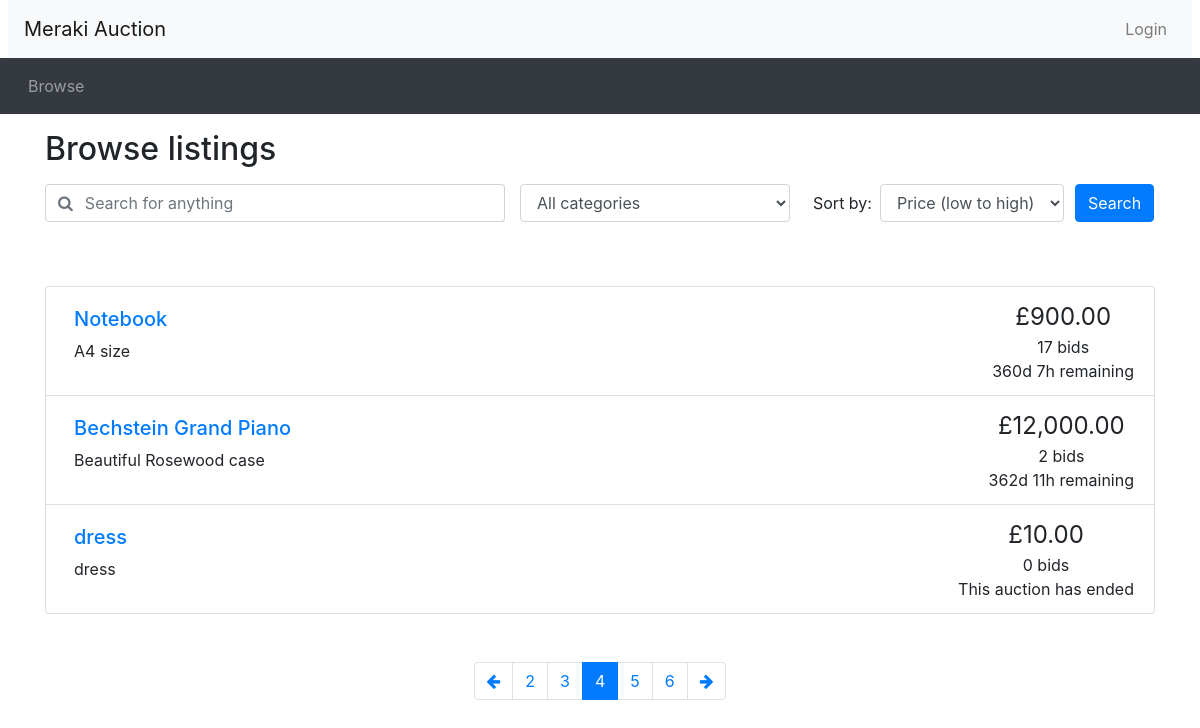
Screenshot of /browse.php?page=4 with the database file from the repository.
### tables this page shows
CREATE TABLE `items` (
  `item_id` smallint(5) UNSIGNED NOT NULL,
  `seller_username` varchar(20) NOT NULL,
  `category` enum('Fashion','Electronic','Travel','Education','Food','Transport','Sport','Music','Other') NOT NULL,
  `create_datetime` datetime NOT NULL,
  `item_name` varchar(30) NOT NULL,
  `description` text NOT NULL,
  `reserve_price` decimal(8,2) UNSIGNED NOT NULL DEFAULT '0.00',
  `opening_price` decimal(8,2) UNSIGNED NOT NULL,
  `end_datetime` datetime NOT NULL,
  `email_status` enum('0','1') NOT NULL DEFAULT '0' COMMENT '''0'' -> unsent, ''1'' -> sent.'
);

### utilities.php (the view, shortened to what this page needs)
<?php
function display_time_remaining($interval) {
    if ($interval->days == 0 && $interval->h == 0) {
      $time_remaining = $interval->format('%im %Ss');
    }
    else if ($interval->days == 0) {
      $time_remaining = $interval->format('%hh %im');
    }
    else {
      $time_remaining = $interval->format('%ad %hh');
    }
  return $time_remaining;
}
function print_listing_li($item_id, $title, $desc, $price, $num_bids, $end_time)
{
  if (strlen($desc) > 250) {
    $desc_shortened = substr($desc, 0, 250) . '...';
  }
  else {
    $desc_shortened = $desc;
  }
  if ($num_bids == 1) {
    $bid = ' bid';
  }
  else {
    $bid = ' bids';
  }
  $now = new DateTime();
  if ($now > $end_time) {
    $time_remaining = 'This auction has ended';
  }
  else {
    $time_to_end = date_diff($now, $end_time);
    $time_remaining = display_time_remaining($time_to_end) . ' remaining';
  }
  echo('
    <li class="list-group-item d-flex justify-content-between">
    <div class="p-2 mr-5"><h5><a href="listing.php?item_id=' . $item_id . '">' . $title . '</a></h5>' . $desc_shortened . '</div>
    <div class="text-center text-nowrap"><span style="font-size: 1.5em">£' . number_format($price, 2) . '</span><br/>' . $num_bids . $bid . '<br/>' . $time_remaining . '</div>
  </li>'
  );
}
?>

### browse.php (shortened to what this page needs)
<?php include_once("header.php")?>
<?php require("utilities.php")?>
<?php include_once("dbconnect.php")?>
<div class="container">
<h2 class="my-3">Browse listings</h2>
<div id="searchSpecs">
<form method="get" action="browse.php">
  <div class="row">
    <div class="col-md-5 pr-0">
      <div class="form-group">
	    <div class="input-group">
          <div class="input-group-prepend">
            <span class="input-group-text bg-transparent pr-0 text-muted">
              <i class="fa fa-search"></i>
            </span>
          </div>
          <input type="text" class="form-control border-left-0" id="keyword" name="keyword" placeholder="Search for anything">
        </div>
      </div>
    </div>
    <div class="col-md-3 pr-0">
      <div class="form-group">
        <select class="form-control" id="cat" name="cat">
          <option selected value="everything">All categories</option>
        </select>
      </div>
    </div>
    <div class="col-md-3 pr-0">
      <div class="form-inline">
        <label class="mx-2" for="order_by">Sort by:</label>
        <select class="form-control" id="order_by" name = "order_by">
          <option selected value="pricelow">Price (low to high)</option>
        </select>
      </div>
    </div>
    <div class="col-md-1 px-0">
      <button type="submit" class="btn btn-primary" name="submit-search">Search</button>
    </div>
  </div>
</form>
</div>
</div>
<?php
  if (!isset($_GET['keyword'])) {
    $keyword = '';
  }
  else {
    $keyword = $_GET['keyword'];
  }
  if (!isset($_GET['order_by'])) {
    $ordering = 'pricelow';
  }
  else {
    $ordering = $_GET['order_by'];
  }
  if (!isset($_GET['page'])) {
    $curr_page = 1;
  }
  else {
    $curr_page = $_GET['page'];
  }
  $query = "SELECT items.item_id, seller_username, category, create_datetime, item_name, description, reserve_price, end_datetime, IFNULL(max(bid), opening_price) AS showed_price, end_datetime<CURRENT_TIMESTAMP isend
        FROM items LEFT JOIN auction_log ON items.item_id=auction_log.item_id
        WHERE (items.item_name LIKE '%$keyword%'
        OR items.description LIKE '%$keyword%')
        GROUP BY items.item_id";
  $results = mysqli_query($connection, $query);
  $num_results = mysqli_num_rows($results);
  $results_per_page = 3;
  $max_page = ceil($num_results / $results_per_page);
  $page_n=($curr_page-1)*$results_per_page;
  if($ordering == "pricelow") {
    $query .= " ORDER BY isend ASC, showed_price ASC limit $results_per_page offset $page_n";
  }
?>
<div class="container mt-5">
<ul class="list-group">
<?php
$message_display = mysqli_query($connection, $query);
$sql_display = mysqli_fetch_all($message_display);
foreach($sql_display as $index => $infos) {
  $bids_num_query = "SELECT COUNT(*) FROM auction_log WHERE item_id = $infos[0]";
  if ($results) {
    $bid_num_result = mysqli_query($connection, $bids_num_query);
    $bid_num_row = mysqli_fetch_row($bid_num_result);
    $num_bids = $bid_num_row[0];
  } else {
    $num_bids = 0;
  }
  $current_price_query = "SELECT MAX(bid) FROM auction_log WHERE item_id = $infos[0]";
  $opening_price_query = "SELECT opening_price FROM items WHERE item_id = $infos[0]";
  $current_price_result = mysqli_query($connection, $current_price_query);
  if ($current_price_result) {
    $price_results_row = mysqli_fetch_row($current_price_result);
    $current_price = $price_results_row[0];
  }
  if ($current_price == 0) {
    $opening_price_result = mysqli_query($connection, $opening_price_query);
    $opening_price_row = mysqli_fetch_row($opening_price_result);
    $current_price = $opening_price_row[0];
  }
  $item_id = $infos[0];
  $title = $infos[4];
  $description = $infos[5];
  $end_date = new DateTime($infos[7]);
  print_listing_li($item_id, $title, $description, $current_price, $num_bids, $end_date);
}
?>
</ul>
<nav aria-label="Search results pages" class="mt-5">
  <ul class="pagination justify-content-center">
<?php
  $querystring = "";
  $high_page_boost = max(3 - $curr_page, 0);
  $low_page_boost = max(2 - ($max_page - $curr_page), 0);
  $low_page = max(1, $curr_page - 2 - $low_page_boost);
  $high_page = min($max_page, $curr_page + 2 + $high_page_boost);
  if ($curr_page != 1) {
    echo('
    <li class="page-item">
      <a class="page-link" href="browse.php?' . $querystring . 'page=' . ($curr_page - 1) . '" aria-label="Previous">
        <span aria-hidden="true"><i class="fa fa-arrow-left"></i></span>
        <span class="sr-only">Previous</span>
      </a>
    </li>');
  }
  for ($i = $low_page; $i <= $high_page; $i++) {
    if ($i == $curr_page) {
      echo('
    <li class="page-item active">');
    }
    else {
      echo('
    <li class="page-item">');
    }
    echo('
      <a class="page-link" href="browse.php?' . $querystring . 'page=' . $i . '">' . $i . '</a>
    </li>');
  }
  if ($curr_page != $max_page) {
    echo('
    <li class="page-item">
      <a class="page-link" href="browse.php?' . $querystring . 'page=' . ($curr_page + 1) . '" aria-label="Next">
        <span aria-hidden="true"><i class="fa fa-arrow-right"></i></span>
        <span class="sr-only">Next</span>
      </a>
    </li>');
  }
?>
  </ul>
</nav>
</div>
<?php include_once("footer.php")?>

### rows the page displays
items: item_name "Notebook", description "A4 size", price "900.00", num_bids "17", bid "bids", time_remaining "360d 7h remaining"
items: item_name "Bechstein Grand Piano", description "Beautiful Rosewood case", price "12,000.00", num_bids "2", bid "bids", time_remaining "362d 11h remaining"
items: item_name "dress", description "dress", opening_price "10.00", num_bids "0", bid "bids", time_remaining "This auction has ended"
